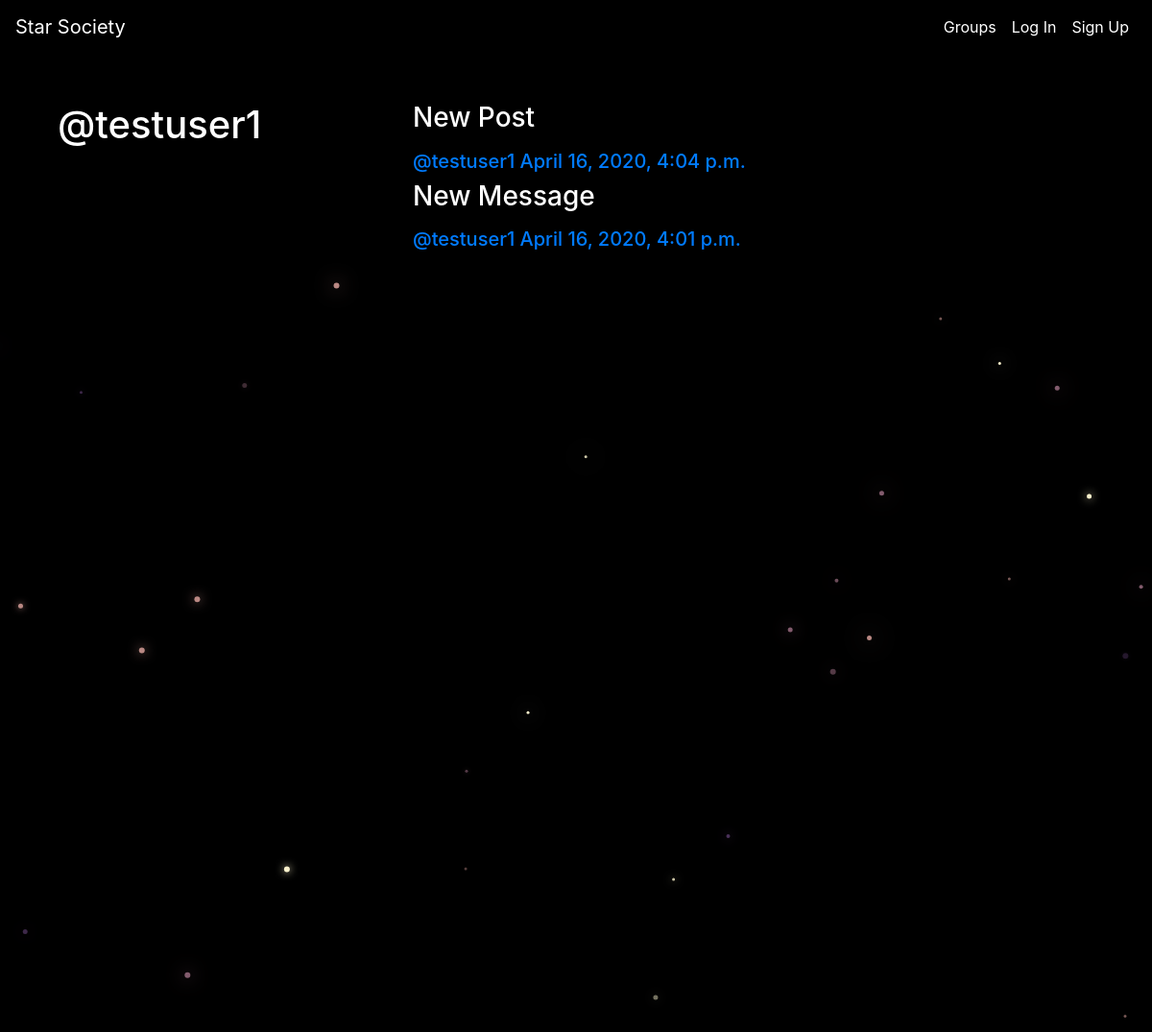
The app's page /posts/by/testuser1 with its own data.
### posts/models.py (models this page shows, shortened)
class Post(models.Model):
    user = models.ForeignKey(User,related_name='posts',on_delete=models.CASCADE)
    created_at = models.DateTimeField(auto_now=True)
    message = models.TextField()
    message_html = models.TextField(editable=False)
    group = models.ForeignKey(Group,related_name='posts',on_delete=models.CASCADE,null=True,blank=True)
    class Meta:
        ordering = ['-created_at']
        unique_together = ['user','message']

### posts/views.py (the view)
# urls.py: url(r'by/(?P<username>[-\w]+)',views.UserPosts.as_view(),name='for_user'),
class UserPosts(generic.ListView):
    model = models.Post
    template_name = 'posts/user_post_list.html'
    def get_queryset(self):
        try:
            self.post_user = User.objects.prefetch_related('posts').get(username__iexact=self.kwargs.get('username'))
        except User.DoesNotExist:
            raise Http404
        else:
            return self.post_user.posts.all()
    def get_context_data(self,**kwargs):
        context = super().get_context_data(**kwargs)
        context['post_user'] = self.post_user
        return context

### posts/templates/posts/user_post_list.html
{% extends 'posts/post_base.html' %}
{% block prepost %}
<div class="col-md-4">
    <h1>@{{post_user.username}}</h1>
</div>
{% endblock %}
{% block post_content %}
   <div class="col-md-8">
        {% for post in post_list %}
        {% include 'posts/_post.html' %}
        {% endfor %}
   </div>
{% endblock %}

### posts/templates/posts/_post.html (shortened to what this page needs)
<div class="post">
        <h3>{{ post.message_html|safe }}</h3>
    <div class="media-body">
        <div>
        <h5 class="media-heading">
            <span class="username">
                <a href="{% url 'posts:for_user' username=post.user.username %}">@{{post.user.username}}</a>
            </span>
            <time class="time">
                <a href="{% url 'posts:single' username=post.user.username pk=post.pk %}">{{ post.created_at}}</a>
            </time>
        </h5>
    </div>
    </div>
</div>

### static/star_society/css/master.css (style rules this page uses)
body { margin: 0; overflow: hidden; background-color: black; color:white; }

### records on screen
Post: message_html "New Post", user.username "testuser1", created_at "April 16, 2020, 4:04 p.m."
Post: message_html "New Message", user.username "testuser1", created_at "April 16, 2020, 4:01 p.m."

### other values on screen
{{ post_user.username }} "testuser1"
